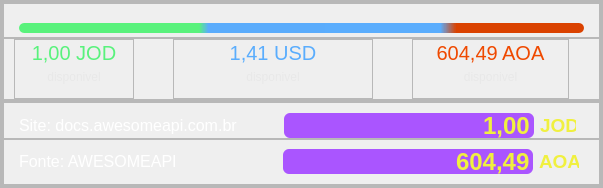
              <widget class="QFrame" name="frame_73">
               <property name="frameShape">
                <enum>QFrame::StyledPanel</enum>
               </property>
               <property name="frameShadow">
                <enum>QFrame::Raised</enum>
               </property>
               <layout class="QVBoxLayout" name="verticalLayout_88">
                <property name="spacing">
                 <number>0</number>
                </property>
                <property name="leftMargin">
                 <number>0</number>
                </property>
                <property name="topMargin">
                 <number>0</number>
                </property>
                <property name="rightMargin">
                 <number>0</number>
                </property>
                <property name="bottomMargin">
                 <number>0</number>
                </property>
                <item>
                 <widget class="QFrame" name="frame_52">
                  <property name="frameShape">
                   <enum>QFrame::StyledPanel</enum>
                  </property>
                  <property name="frameShadow">
                   <enum>QFrame::Raised</enum>
                  </property>
                  <layout class="QVBoxLayout" name="verticalLayout_89">
                   <property name="spacing">
                    <number>0</number>
                   </property>
                   <property name="leftMargin">
                    <number>0</number>
                   </property>
                   <property name="topMargin">
                    <number>0</number>
                   </property>
                   <property name="rightMargin">
                    <number>0</number>
                   </property>
                   <property name="bottomMargin">
                    <number>0</number>
                   </property>
                   <item>
                    <widget class="QFrame" name="frame_55">
                     <property name="frameShape">
                      <enum>QFrame::StyledPanel</enum>
                     </property>
                     <property name="frameShadow">
                      <enum>QFrame::Raised</enum>
                     </property>
                     <layout class="QVBoxLayout" name="verticalLayout_90">
                      <property name="spacing">
                       <number>0</number>
                      </property>
                      <property name="leftMargin">
                       <number>0</number>
                      </property>
                      <property name="topMargin">
                       <number>0</number>
                      </property>
                      <property name="rightMargin">
                       <number>0</number>
                      </property>
                      <property name="bottomMargin">
                       <number>0</number>
                      </property>
                      <item>
                       <widget class="QFrame" name="frame_58">
                        <property name="minimumSize">
                         <size>
                          <width>0</width>
                          <height>35</height>
                         </size>
                        </property>
                        <property name="maximumSize">
                         <size>
                          <width>16777215</width>
                          <height>35</height>
                         </size>
                        </property>
                        <property name="frameShape">
                         <enum>QFrame::StyledPanel</enum>
                        </property>
                        <property name="frameShadow">
                         <enum>QFrame::Raised</enum>
                        </property>
                        <layout class="QVBoxLayout" name="verticalLayout_91">
                         <property name="spacing">
                          <number>0</number>
                         </property>
                         <property name="leftMargin">
                          <number>15</number>
                         </property>
                         <property name="topMargin">
                          <number>15</number>
                         </property>
                         <property name="rightMargin">
                          <number>15</number>
                         </property>
                         <property name="bottomMargin">
                          <number>0</number>
                         </property>
                         <item>
                          <widget class="QProgressBar" name="progressBar_5">
                           <property name="maximumSize">
                            <size>
                             <width>16777215</width>
                             <height>10</height>
                            </size>
                           </property>
                           <property name="styleSheet">
                            <string notr="true">QProgressBar::chunk{
	
	background-color: qlineargradient(spread:pad, x1:0, y1:1, x2:1, y2:1, stop:0.318182 rgba(89, 242, 124, 255), stop:0.335227 rgba(90, 172, 252, 255), stop:0.744318 rgba(90, 173, 253, 255), stop:0.772727 rgba(218, 66, 0, 255));
border-radius:5px;}

QProgressBar{
border-radius:5px;
}</string>
                           </property>
                           <property name="value">
                            <number>100</number>
                           </property>
                           <property name="textVisible">
                            <bool>false</bool>
                           </property>
                           <property name="invertedAppearance">
                            <bool>true</bool>
                           </property>
                          </widget>
                         </item>
                        </layout>
                       </widget>
                      </item>
                      <item>
                       <widget class="QFrame" name="frame_74">
                        <property name="frameShape">
                         <enum>QFrame::StyledPanel</enum>
                        </property>
                        <property name="frameShadow">
                         <enum>QFrame::Raised</enum>
                        </property>
                        <layout class="QHBoxLayout" name="horizontalLayout_24">
                         <property name="spacing">
                          <number>0</number>
                         </property>
                         <property name="leftMargin">
                          <number>10</number>
                         </property>
                         <property name="topMargin">
                          <number>0</number>
                         </property>
                         <property name="rightMargin">
                          <number>30</number>
                         </property>
                         <property name="bottomMargin">
                          <number>0</number>
                         </property>
                         <item>
                          <widget class="QFrame" name="frame_75">
                           <property name="minimumSize">
                            <size>
                             <width>120</width>
                             <height>60</height>
                            </size>
                           </property>
                           <property name="maximumSize">
                            <size>
                             <width>120</width>
                             <height>60</height>
                            </size>
                           </property>
                           <property name="frameShape">
                            <enum>QFrame::StyledPanel</enum>
                           </property>
                           <property name="frameShadow">
                            <enum>QFrame::Raised</enum>
                           </property>
                           <layout class="QVBoxLayout" name="verticalLayout_92">
                            <property name="spacing">
                             <number>0</number>
                            </property>
                            <property name="leftMargin">
                             <number>0</number>
                            </property>
                            <property name="topMargin">
                             <number>0</number>
                            </property>
                            <property name="rightMargin">
                             <number>0</number>
                            </property>
                            <item>
                             <widget class="QLabel" name="label_105">
                              <property name="font">
                               <font>
                                <pointsize>15</pointsize>
                               </font>
                              </property>
                              <property name="styleSheet">
                               <string notr="true">color: rgb(89, 242, 124);</string>
                              </property>
                              <property name="text">
                               <string>1,00 JOD</string>
                              </property>
                              <property name="alignment">
                               <set>Qt::AlignCenter</set>
                              </property>
                             </widget>
                            </item>
                            <item>
                             <widget class="QLabel" name="label_106">
                              <property name="styleSheet">
                               <string notr="true">color: rgb(232, 232, 232);</string>
                              </property>
                              <property name="text">
                               <string>disponivel</string>
                              </property>
                              <property name="alignment">
                               <set>Qt::AlignCenter</set>
                              </property>
                             </widget>
                            </item>
                           </layout>
                          </widget>
                         </item>
                         <item>
                          <spacer name="horizontalSpacer_30">
                           <property name="orientation">
                            <enum>Qt::Horizontal</enum>
                           </property>
                           <property name="sizeHint" stdset="0">
                            <size>
                             <width>6</width>
                             <height>20</height>
                            </size>
                           </property>
                          </spacer>
                         </item>
                         <item>
                          <widget class="QFrame" name="frame_76">
                           <property name="minimumSize">
                            <size>
                             <width>200</width>
                             <height>0</height>
                            </size>
                           </property>
                           <property name="maximumSize">
                            <size>
                             <width>200</width>
                             <height>16777215</height>
                            </size>
                           </property>
                           <property name="frameShape">
                            <enum>QFrame::StyledPanel</enum>
                           </property>
                           <property name="frameShadow">
                            <enum>QFrame::Raised</enum>
                           </property>
                           <layout class="QVBoxLayout" name="verticalLayout_93">
                            <property name="spacing">
                             <number>0</number>
                            </property>
                            <property name="leftMargin">
                             <number>0</number>
                            </property>
                            <property name="topMargin">
                             <number>0</number>
                            </property>
                            <property name="rightMargin">
                             <number>0</number>
                            </property>
                            <item>
                             <widget class="QLabel" name="label_107">
                              <property name="font">
                               <font>
                                <pointsize>15</pointsize>
                               </font>
                              </property>
                              <property name="styleSheet">
                               <string notr="true">color: rgb(90, 173, 253);</string>
                              </property>
                              <property name="text">
                               <string>1,41 USD</string>
                              </property>
                              <property name="alignment">
                               <set>Qt::AlignCenter</set>
                              </property>
                             </widget>
                            </item>
                            <item>
                             <widget class="QLabel" name="label_108">
                              <property name="styleSheet">
                               <string notr="true">color: rgb(232, 232, 232);</string>
                              </property>
                              <property name="text">
                               <string>disponivel</string>
                              </property>
                              <property name="alignment">
                               <set>Qt::AlignCenter</set>
                              </property>
                             </widget>
                            </item>
                           </layout>
                          </widget>
                         </item>
                         <item>
                          <spacer name="horizontalSpacer_31">
                           <property name="orientation">
                            <enum>Qt::Horizontal</enum>
                           </property>
                           <property name="sizeHint" stdset="0">
                            <size>
                             <width>6</width>
                             <height>20</height>
                            </size>
                           </property>
                          </spacer>
                         </item>
                         <item>
                          <widget class="QFrame" name="frame_77">
                           <property name="minimumSize">
                            <size>
                             <width>157</width>
                             <height>0</height>
                            </size>
                           </property>
                           <property name="maximumSize">
                            <size>
                             <width>157</width>
                             <height>16777215</height>
                            </size>
                           </property>
                           <property name="frameShape">
                            <enum>QFrame::StyledPanel</enum>
                           </property>
                           <property name="frameShadow">
                            <enum>QFrame::Raised</enum>
                           </property>
                           <layout class="QVBoxLayout" name="verticalLayout_94">
                            <property name="spacing">
                             <number>0</number>
                            </property>
                            <property name="leftMargin">
                             <number>0</number>
                            </property>
                            <property name="topMargin">
                             <number>0</number>
                            </property>
                            <property name="rightMargin">
                             <number>0</number>
                            </property>
                            <item>
                             <widget class="QLabel" name="label_109">
                              <property name="font">
                               <font>
                                <pointsize>15</pointsize>
                               </font>
                              </property>
                              <property name="styleSheet">
                               <string notr="true">color: rgb(239, 73, 0);</string>
                              </property>
                              <property name="text">
                               <string>604,49 AOA</string>
                              </property>
                              <property name="alignment">
                               <set>Qt::AlignCenter</set>
                              </property>
                             </widget>
                            </item>
                            <item>
                             <widget class="QLabel" name="label_110">
                              <property name="styleSheet">
                               <string notr="true">color: rgb(232, 232, 232);</string>
                              </property>
                              <property name="text">
                               <string>disponivel</string>
                              </property>
                              <property name="alignment">
                               <set>Qt::AlignCenter</set>
                              </property>
                             </widget>
                            </item>
                           </layout>
                          </widget>
                         </item>
                        </layout>
                       </widget>
                      </item>
                     </layout>
                    </widget>
                   </item>
                   <item>
                    <widget class="QFrame" name="frame_78">
                     <property name="frameShape">
                      <enum>QFrame::StyledPanel</enum>
                     </property>
                     <property name="frameShadow">
                      <enum>QFrame::Raised</enum>
                     </property>
                     <layout class="QVBoxLayout" name="verticalLayout_95">
                      <property name="spacing">
                       <number>0</number>
                      </property>
                      <property name="leftMargin">
                       <number>0</number>
                      </property>
                      <property name="topMargin">
                       <number>0</number>
                      </property>
                      <property name="rightMargin">
                       <number>0</number>
                      </property>
                      <property name="bottomMargin">
                       <number>0</number>
                      </property>
                      <item>
                       <widget class="QFrame" name="frame_122">
                        <property name="frameShape">
                         <enum>QFrame::StyledPanel</enum>
                        </property>
                        <property name="frameShadow">
                         <enum>QFrame::Raised</enum>
                        </property>
                        <layout class="QHBoxLayout" name="horizontalLayout_44">
                         <property name="leftMargin">
                          <number>15</number>
                         </property>
                         <property name="topMargin">
                          <number>10</number>
                         </property>
                         <property name="rightMargin">
                          <number>23</number>
                         </property>
                         <property name="bottomMargin">
                          <number>0</number>
                         </property>
                         <item>
                          <widget class="QLabel" name="site_6">
                           <property name="font">
                            <font>
                             <pointsize>12</pointsize>
                            </font>
                           </property>
                           <property name="styleSheet">
                            <string notr="true">color: rgb(255, 255, 255);</string>
                           </property>
                           <property name="text">
                            <string>Site: docs.awesomeapi.com.br</string>
                           </property>
                           <property name="alignment">
                            <set>Qt::AlignLeading|Qt::AlignLeft|Qt::AlignVCenter</set>
                           </property>
                          </widget>
                         </item>
                         <item>
                          <spacer name="horizontalSpacer_12">
                           <property name="orientation">
                            <enum>Qt::Horizontal</enum>
                           </property>
                           <property name="sizeHint" stdset="0">
                            <size>
                             <width>40</width>
                             <height>20</height>
                            </size>
                           </property>
                          </spacer>
                         </item>
                         <item>
                          <widget class="QLineEdit" name="DJ_LEdit">
                           <property name="minimumSize">
                            <size>
                             <width>250</width>
                             <height>25</height>
                            </size>
                           </property>
                           <property name="maximumSize">
                            <size>
                             <width>250</width>
                             <height>25</height>
                            </size>
                           </property>
                           <property name="font">
                            <font>
                             <pointsize>18</pointsize>
                             <bold>true</bold>
                            </font>
                           </property>
                           <property name="styleSheet">
                            <string notr="true">QLineEdit{
	color: rgb(240, 240, 63);
	background-color: rgb(170, 85, 255);
	border-radius: 6px;
}
QLineEdit:hover{
border: 2px solid rgb(153, 76, 229);
}

QLineEdit:focus{
border: 2px solid rgb(90, 173, 253)
}</string>
                           </property>
                           <property name="text">
                            <string>1,00</string>
                           </property>
                           <property name="alignment">
                            <set>Qt::AlignRight|Qt::AlignTrailing|Qt::AlignVCenter</set>
                           </property>
                          </widget>
                         </item>
                         <item>
                          <widget class="QLabel" name="label_112">
                           <property name="minimumSize">
                            <size>
                             <width>36</width>
                             <height>20</height>
                            </size>
                           </property>
                           <property name="maximumSize">
                            <size>
                             <width>36</width>
                             <height>20</height>
                            </size>
                           </property>
                           <property name="font">
                            <font>
                             <pointsize>14</pointsize>
                             <bold>true</bold>
                            </font>
                           </property>
                           <property name="styleSheet">
                            <string notr="true">color: rgb(240, 240, 63);</string>
                           </property>
                           <property name="text">
                            <string>JOD</string>
                           </property>
                           <property name="alignment">
                            <set>Qt::AlignLeading|Qt::AlignLeft|Qt::AlignVCenter</set>
                           </property>
                          </widget>
                         </item>
                        </layout>
                       </widget>
                      </item>
                      <item>
                       <widget class="QFrame" name="frame_123">
                        <property name="frameShape">
                         <enum>QFrame::StyledPanel</enum>
                        </property>
                        <property name="frameShadow">
                         <enum>QFrame::Raised</enum>
                        </property>
                        <layout class="QHBoxLayout" name="horizontalLayout_45">
                         <property name="leftMargin">
                          <number>15</number>
                         </property>
                         <property name="rightMargin">
                          <number>20</number>
                         </property>
                         <property name="bottomMargin">
                          <number>10</number>
                         </property>
                         <item>
                          <widget class="QLabel" name="font_5">
                           <property name="font">
                            <font>
                             <pointsize>12</pointsize>
                            </font>
                           </property>
                           <property name="styleSheet">
                            <string notr="true">color: rgb(255, 255, 255);</string>
                           </property>
                           <property name="text">
                            <string>Fonte: AWESOMEAPI</string>
                           </property>
                           <property name="alignment">
                            <set>Qt::AlignLeading|Qt::AlignLeft|Qt::AlignVCenter</set>
                           </property>
                          </widget>
                         </item>
                         <item>
                          <spacer name="horizontalSpacer_13">
                           <property name="orientation">
                            <enum>Qt::Horizontal</enum>
                           </property>
                           <property name="sizeHint" stdset="0">
                            <size>
                             <width>100</width>
                             <height>20</height>
                            </size>
                           </property>
                          </spacer>
                         </item>
                         <item>
                          <widget class="QLineEdit" name="DJ_aoa_LEdit">
                           <property name="minimumSize">
                            <size>
                             <width>250</width>
                             <height>25</height>
                            </size>
                           </property>
                           <property name="maximumSize">
                            <size>
                             <width>250</width>
                             <height>25</height>
                            </size>
                           </property>
                           <property name="font">
                            <font>
                             <pointsize>18</pointsize>
                             <bold>true</bold>
                            </font>
                           </property>
                           <property name="styleSheet">
                            <string notr="true">QLineEdit{
	color: rgb(240, 240, 63);
	background-color: rgb(170, 85, 255);
	border-radius: 6px;
}
QLineEdit:hover{
border: 2px solid  rgb(153, 76, 229);
}

QLineEdit:focus{
border: 2px solid rgb(90, 173, 253);
}</string>
                           </property>
                           <property name="text">
                            <string>604,49</string>
                           </property>
                           <property name="alignment">
                            <set>Qt::AlignRight|Qt::AlignTrailing|Qt::AlignVCenter</set>
                           </property>
                          </widget>
                         </item>
                         <item>
                          <widget class="QLabel" name="label_114">
                           <property name="minimumSize">
                            <size>
                             <width>40</width>
                             <height>20</height>
                            </size>
                           </property>
                           <property name="maximumSize">
                            <size>
                             <width>40</width>
                             <height>20</height>
                            </size>
                           </property>
                           <property name="font">
                            <font>
                             <pointsize>14</pointsize>
                             <bold>true</bold>
                            </font>
                           </property>
                           <property name="styleSheet">
                            <string notr="true">color: rgb(240, 240, 63);</string>
                           </property>
                           <property name="text">
                            <string>AOA</string>
                           </property>
                           <property name="alignment">
                            <set>Qt::AlignLeading|Qt::AlignLeft|Qt::AlignVCenter</set>
                           </property>
                          </widget>
                         </item>
                        </layout>
                       </widget>
                      </item>
                     </layout>
                    </widget>
                   </item>
                  </layout>
                 </widget>
                </item>
               </layout>
              </widget>
